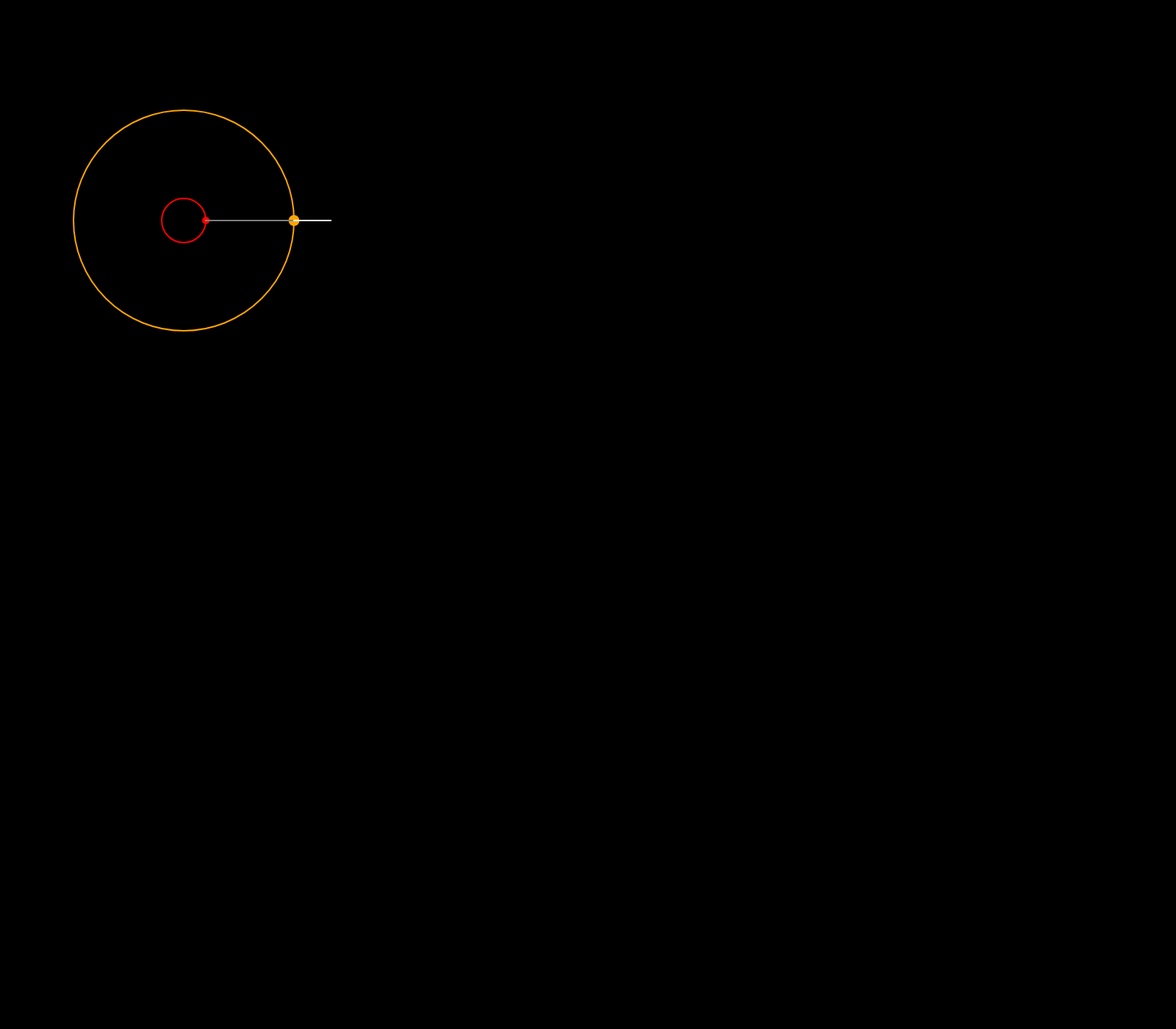
Frame 1 (no input)
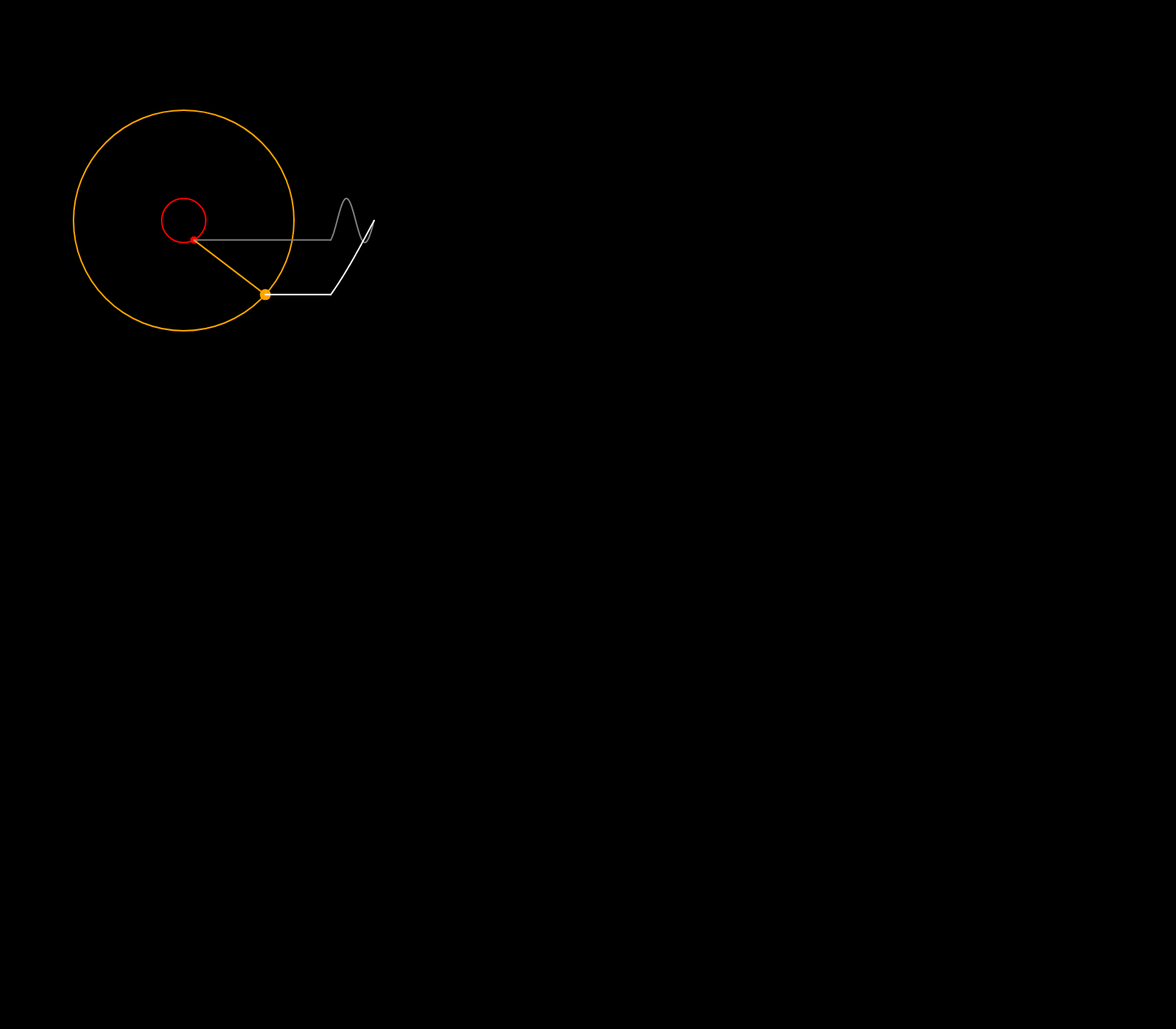
Frame 60 (no input)
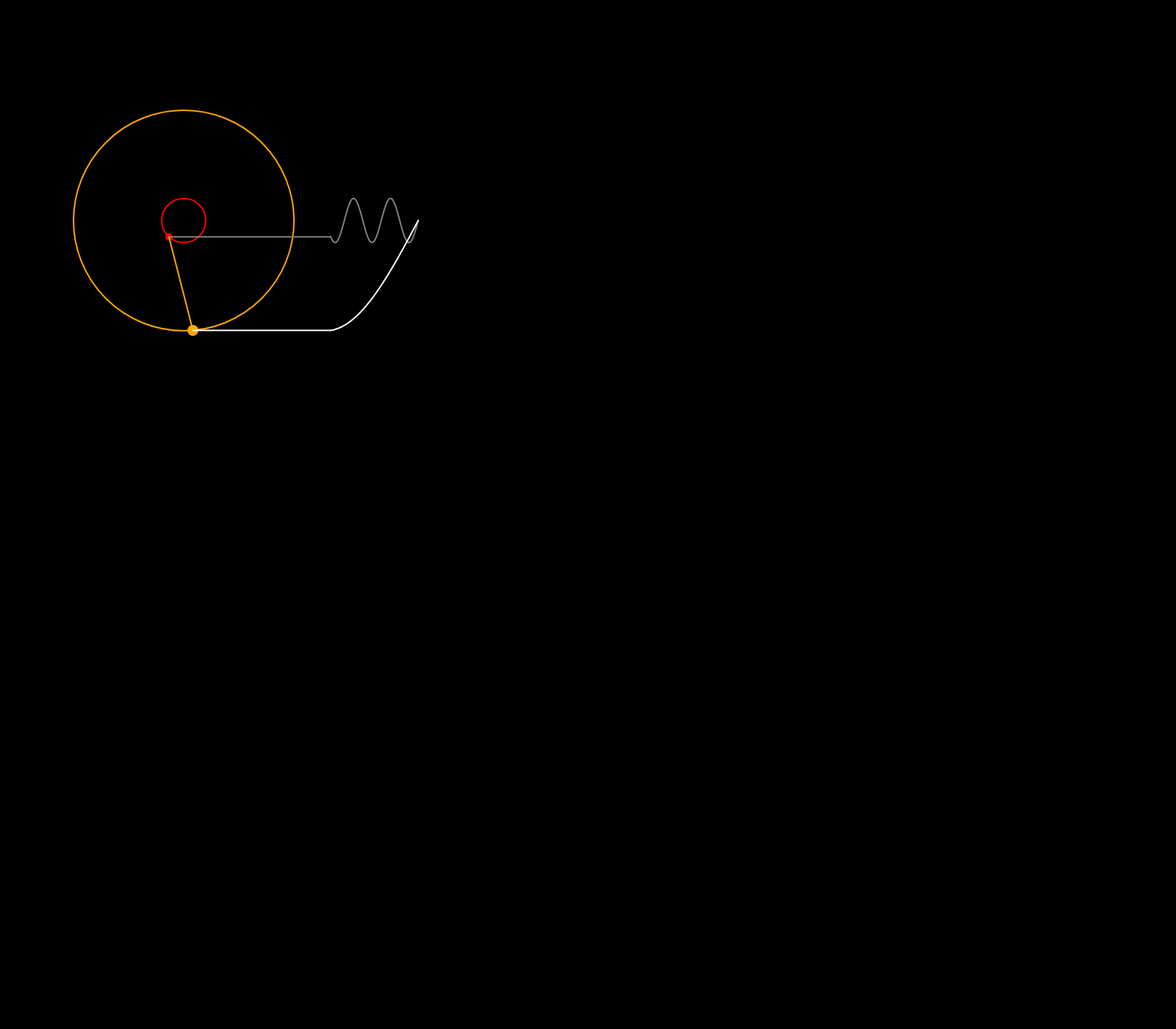
Frame 120 (the mouse pressed at the canvas centre since frame 60)

The p5.js sketch that drew these frames (run headless with seeded random() and noise() and a simulated clock; from frame 60 on, the mouse is pressed at the canvas centre):

// p5.js sketch
// ── sketch.js
//Mars Jupiter Fourier pattern plotting
//6th April 2021
//Not 100% accurate radii

let time = 0;
let wave1 = [];
let wave2 = [];
let path = [];

function setup() {
  createCanvas(1600, 1400);
}

function draw() {
  background(0);
  translate(250, 300);

    let x = 0;
    let y = 0;

    
    x = 30 * cos(2.5* time);
    y = 30 * sin(2.5* time);

    
    
    stroke('red');
    strokeWeight(2);
  
    noFill();
    ellipse(0, 0, 60);

    stroke('red');
    strokeWeight(10);
    point(x, y);

    //ellipse(x, y, 8);
  
  
    let prevx = x;
    let prevy = y;
  
  
    
    let x2 = 30*5 * cos(0.25* time);
    let y2 = 30*5* sin(0.25* time);
  
    stroke('orange');
    strokeWeight(15);
    point(x2,y2);
      
    stroke('orange');
    strokeWeight(2);
  
    noFill();
    ellipse(0, 0, 60*5);
    
    line(x2,y2,x,y)
 

  stroke('grey');
  strokeWeight(2);
  
  wave1.unshift(y);
  translate(200, 0);
  line(x - 200, y, 0, wave1[0]);
  beginShape();
  noFill();
  for (let i = 0; i < wave1.length; i++) {
    vertex(i, wave1[i]);
  }
  endShape();
  
  
  stroke('white');
  strokeWeight(2);
  
  
  wave2.unshift(y2);
  translate(0, 0);
  line(x2 - 200 , y2, 0, wave2[0]);
  beginShape();
  noFill();
  for (let i = 0; i < wave2.length; i++) {
    vertex(i, wave2[i]);
  }
  endShape();
  
  
  

  time += 0.05;


}
